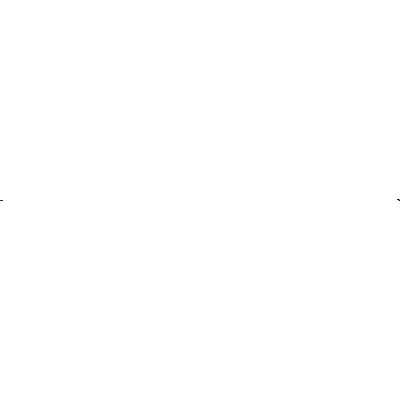
Frame 1 (no input)
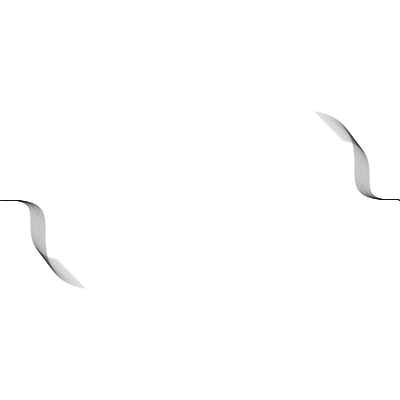
Frame 60 (the mouse pressed at the canvas centre just before this capture)
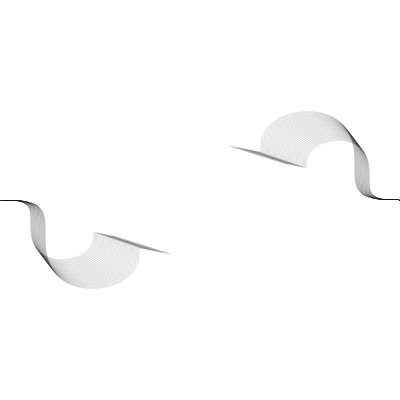
Frame 120 (the mouse held since frame 60 and released just before this capture)

The Processing sketch that drew these frames (run headless with seeded random() and noise(); from frame 60 on, the mouse is pressed at the canvas centre):

// Processing sketch: sketch_86_polar_roses3
// ── sketch_86_polar_roses3.pde
// thanks to mimi yin for the original polar rose code

float x, y;
float angle; 
float mult = 1;
float inc = 10;
float growth = 10;


ArrayList<RoseBunch> bunches;

RoseBunch roses1;
RoseBunch roses2;

void setup() {
  size(400, 400);
  background(255);
  fill(255);
  
  bunches = new ArrayList<RoseBunch>();
  
  roses1 = new RoseBunch(0, height/2, mult*2, "pos" );
  roses2 = new RoseBunch(width, height/2, mult*2, "neg" );
  
  bunches.add(roses1);
  bunches.add(roses2);
}

void draw() {
  // Keep moving around the circle
  angle+=0.01;
  
  //fill(255,1);
  //rect(0,0,width,height);
  
  for (int i = bunches.size()-1; i >= 0 ; i--) {
    bunches.get(i).run();
    if (bunches.get(i).isDead()) {
      println(inc);
      String dir = bunches.get(i).dir;
      //float startX = bunches.get(i).startPos.x;
      bunches.remove(i);
      if ( dir == "pos") {
        inc+=growth ;
        RoseBunch roses = new RoseBunch(0, height/2 + inc, mult*2, "pos");
        bunches.add(roses);

      }
      if (dir == "neg") {
        RoseBunch roses = new RoseBunch(width, height/2 - inc, mult*2, "neg");
        bunches.add(roses);
      }
      
    }
  }
  
  
  

}
// ── rose.pde
class Rose {
  PVector pos = new PVector();
  PVector oldPos = new PVector();
  float multiplier;
  String dir;
  //boolean dead = false;
  
  Rose(float iX, float iY, float iM, String iD) {
    oldPos.x = iX;
    oldPos.y = iY;
    pos.x = iX;
    pos.y = iY;
    multiplier = iM;
    dir = iD;
  }
  
  void update() { 
    
   oldPos.x = pos.x;
   oldPos.y = pos.y;
   
   if (dir == "pos" ) {  
     pos.x += cos(5*angle)*cos(5*angle)* multiplier;
     pos.y += sin(5*angle)*sin(3*angle) * multiplier;
   }
   
   if (dir == "neg") {
     pos.x -= cos(5*angle)*cos(5*angle)* multiplier;
     pos.y -= sin(5*angle)*sin(3*angle) * multiplier;
   }
   
   //dead = isDead();
   //println(dead);
  }
  
  boolean isDead() {
    if (dir == "pos") {
      if (pos.x > width + 10) return true;
    }
    
    if (dir == "neg") {
      if (pos.x < -10) return true; 
    }
    
    return false;
  }
  
  void display() {
   strokeWeight(0.3);
   stroke(0,30);   
   line(oldPos.x, oldPos.y, pos.x, pos.y);
  }  
}
// ── rosebunch.pde
class RoseBunch {
  PVector startPos = new PVector();
  PVector oldPos = new PVector();
  float multiplier;
  String dir;
  ArrayList<Rose> roses;
  
  
  RoseBunch(float iSX, float iSY, float iM, String iD) {
    startPos.x = iSX;
    startPos.y = iSY;
    multiplier = iM;
    dir = iD;
    
    roses = new ArrayList<Rose>();

    for (int i = 0; i < 100; i++) {
      Rose rose = new Rose(startPos.x, startPos.y, multiplier, dir);
      roses.add(rose);
      multiplier += 0.01;
    }
  }
  
  void run() {
    for (Rose rose : roses ) {
      rose.update();
      rose.display();
    }
  }
  
  boolean isDead() {
     for (Rose rose : roses ) {
       if (rose.isDead()) { 
         return true;
       }
     }
    return false;
  }
}
